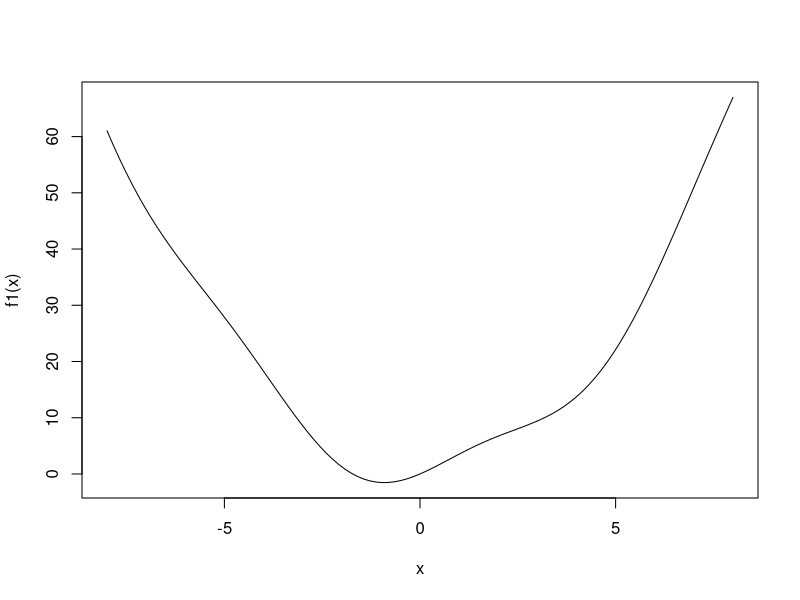
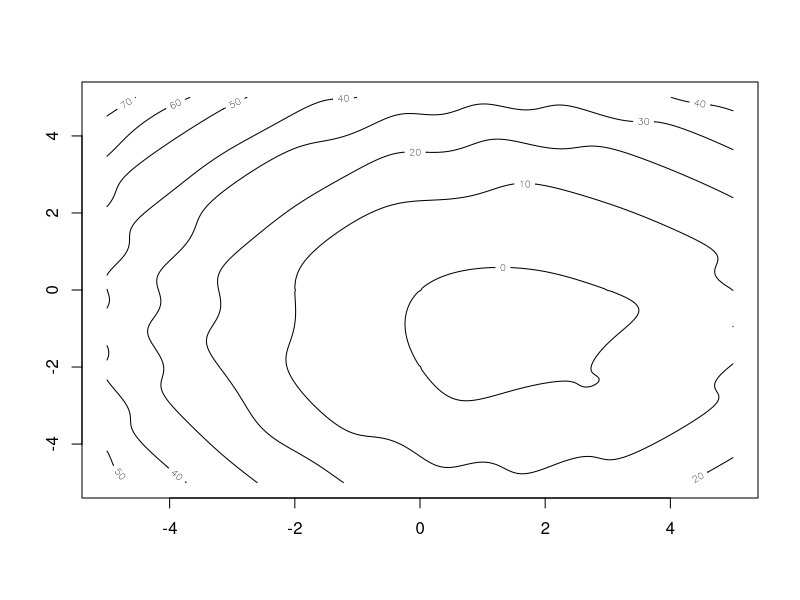

The R source for these figures, in order:
## ---- chunk 1
f1 <- function(x){
  return(x^2 + 3*sin(x))
}

curve(f1, from = -8, to = 8)
## ---- chunk 2
optimize(f1, lower = -3, upper = 3)
## ---- chunk 3
optimize(f1, upper = 3, lower = -3, maximum = TRUE)
## ---- chunk 4
#3-d plot of z = x^2 + y^2 - 3x
fm <- function(x) x[1]^2 + x[2]^2 - 3 * x[1] + 2* x[2] + sin(x[1]* x[2])
x_min <- -5
x_max <- 5
y_min <- -5
y_max <- 5
x <- seq(-5, 5, by = 0.05)
y <- seq(-5, 5, by = 0.05)
z <- matrix(nrow=length(x), ncol=length(y))
for(i in 1:length(x)){
  for(j in 1:length(y)){
    z[i,j] <- fm(c(x[i],y[j])) 
  }
}
contour(x,y,z)

# Multi-variable optimization
optim(c(-5,5),fm)

